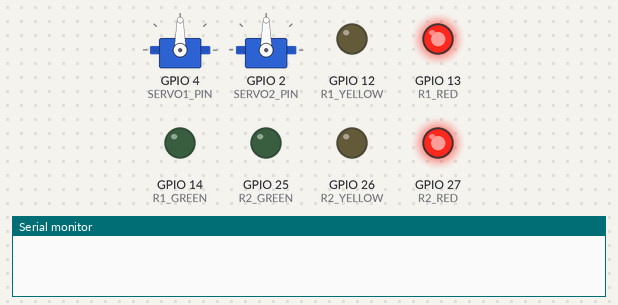
Recording of a sketch running on a simulated ESP32. Parts: 2 × servo, output pins drawn as LEDs (lit = HIGH), the last lines printed to the serial monitor.

Above: at 0.1 s.
At 2.1 s:
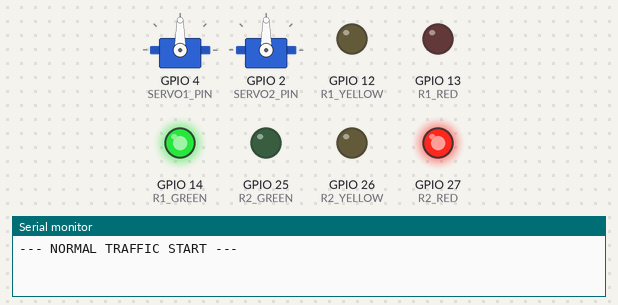
At 9.1 s:
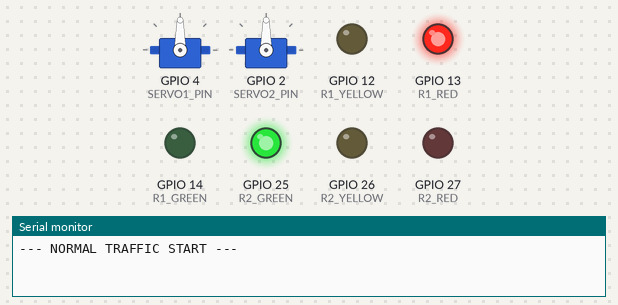
At 14.1 s:
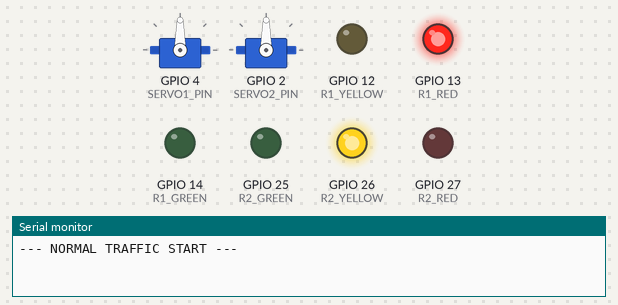
At 24.1 s:
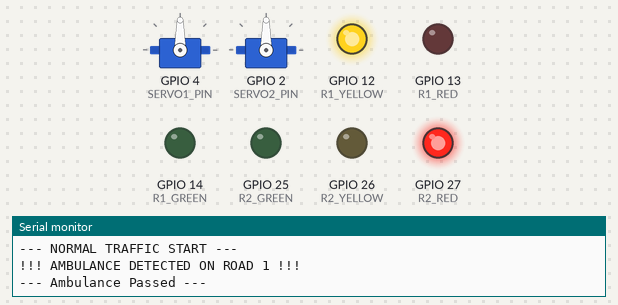
At 33.1 s:
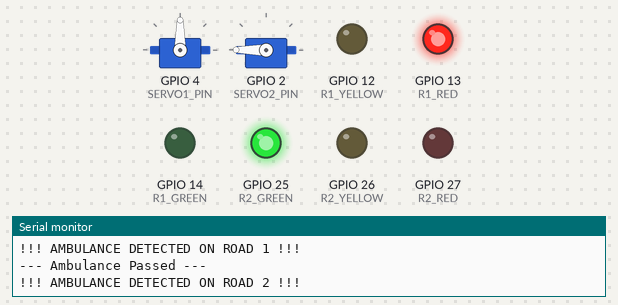
Timing chart, 0 to 34.6 s (numbered marks = the images above):
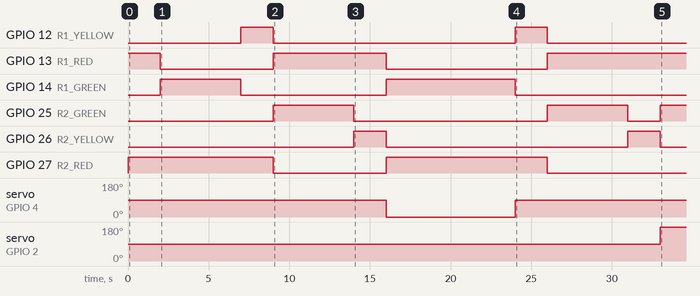

The sketch:

Traffic_FailSafe.ino
```cpp
/*
 * TRAFFIC SYSTEM - MOCK DEMO (CHOREOGRAPHED)
 *
 * USE CASE:
 * This acts out a script to demonstrate hardware features (Servos + Lights)
 * without requiring the AI or Wi-Fi to actually work.
 *
 * SCRIPT LOOP:
 * 1. Normal Traffic Cycle (Road 1 -> Road 2)
 * 2. EMERGENCY SIMULATION: Ambulance on Road 1 (Servo 1 closes)
 * 3. Normal Traffic Cycle
 * 4. EMERGENCY SIMULATION: Ambulance on Road 2 (Servo 2 closes)
 */

#include <ESP32Servo.h>

// --- PINS ---
#define R1_RED 13
#define R1_YELLOW 12
#define R1_GREEN 14

#define R2_RED 27
#define R2_YELLOW 26
#define R2_GREEN 25

#define SERVO1_PIN 4  // Road 1 Gate
#define SERVO2_PIN 2  // Road 2 Gate

Servo servo1;
Servo servo2;

// Standard Angles
int OPEN_GATE = 90;
int CLOSE_LEFT = 0;
int CLOSE_RIGHT = 180;

void setup() {
  Serial.begin(115200);

  // Setup LEDs
  pinMode(R1_RED, OUTPUT); pinMode(R1_YELLOW, OUTPUT); pinMode(R1_GREEN, OUTPUT);
  pinMode(R2_RED, OUTPUT); pinMode(R2_YELLOW, OUTPUT); pinMode(R2_GREEN, OUTPUT);

  // Setup Servos
  servo1.setPeriodHertz(50);
  servo1.attach(SERVO1_PIN, 500, 2400);
  servo2.setPeriodHertz(50);
  servo2.attach(SERVO2_PIN, 500, 2400);

  // Initialize: All Red, Gates Open
  servo1.write(OPEN_GATE);
  servo2.write(OPEN_GATE);
  digitalWrite(R1_RED, HIGH); digitalWrite(R2_RED, HIGH);

  delay(2000); // Wait 2 seconds before starting
}

void loop() {
  // ==========================================
  // SCENE 1: NORMAL TRAFFIC FLOW
  // ==========================================
  Serial.println("--- NORMAL TRAFFIC START ---");

  // Road 1 Green (5 Seconds)
  setLights("ROAD1");
  delay(5000);

  // Road 1 Yellow -> Red
  setLights("YELLOW_TO_R2");
  delay(2000);

  // Road 2 Green (5 Seconds)
  setLights("ROAD2");
  delay(5000);

  // Road 2 Yellow -> Red
  setLights("YELLOW_TO_R1");
  delay(2000);

  // ==========================================
  // SCENE 2: AMBULANCE ON ROAD 1 (VERTICAL)
  // ==========================================
  Serial.println("!!! AMBULANCE DETECTED ON ROAD 1 !!!");

  // 1. Force Road 1 Green immediately
  setLights("ROAD1");

  // 2. SIMULATION: Ambulance is in Right Lane, so we block Left Lane (Servo 0)
  // "Closing Gate to protect Ambulance Path..."
  servo1.write(CLOSE_LEFT);

  // 3. Hold this state for 8 seconds (Time for friend to move toy ambulance)
  delay(8000);

  // 4. Reset Servo
  servo1.write(OPEN_GATE);
  Serial.println("--- Ambulance Passed ---");

  // Transition back to normal
  setLights("YELLOW_TO_R2");
  delay(2000);

  // ==========================================
  // SCENE 3: NORMAL TRAFFIC BUFFER
  // ==========================================
  // Let Road 2 have a turn normally
  setLights("ROAD2");
  delay(5000);
  setLights("YELLOW_TO_R1");
  delay(2000);

  // ==========================================
  // SCENE 4: AMBULANCE ON ROAD 2 (HORIZONTAL)
  // ==========================================
  Serial.println("!!! AMBULANCE DETECTED ON ROAD 2 !!!");

  // 1. Force Road 2 Green
  setLights("ROAD2");

  // 2. SIMULATION: Ambulance in Left Lane, so we block Right Lane (Servo 180)
  servo2.write(CLOSE_RIGHT);

  // 3. Hold for 8 seconds
  delay(8000);

  // 4. Reset Servo
  servo2.write(OPEN_GATE);

  // Transition back
  setLights("YELLOW_TO_R1");
  delay(2000);

  // Loop restarts...
}

// Helper function to handle lights easily
void setLights(String state) {
  // Turn off all Yellows first
  digitalWrite(R1_YELLOW, LOW); digitalWrite(R2_YELLOW, LOW);

  if (state == "ROAD1") {
    digitalWrite(R1_GREEN, HIGH); digitalWrite(R1_RED, LOW);
    digitalWrite(R2_GREEN, LOW); digitalWrite(R2_RED, HIGH);
  }
  else if (state == "ROAD2") {
    digitalWrite(R1_GREEN, LOW); digitalWrite(R1_RED, HIGH);
    digitalWrite(R2_GREEN, HIGH); digitalWrite(R2_RED, LOW);
  }
  else if (state == "YELLOW_TO_R2") {
    digitalWrite(R1_GREEN, LOW); digitalWrite(R1_RED, LOW); digitalWrite(R1_YELLOW, HIGH);
    digitalWrite(R2_RED, HIGH);
  }
  else if (state == "YELLOW_TO_R1") {
    digitalWrite(R2_GREEN, LOW); digitalWrite(R2_RED, LOW); digitalWrite(R2_YELLOW, HIGH);
    digitalWrite(R1_RED, HIGH);
  }
}
```

Measured:
- by itself, GPIO 12 (R1_YELLOW), GPIO 26 (R2_YELLOW): alternates HIGH for 2.0 s and LOW for 15.0 s
- by itself, GPIO 13 (R1_RED): HIGH → LOW at 2.0 s, → HIGH 7.0 s later, → LOW 7.0 s later, → HIGH 10.0 s later
- by itself, GPIO 14 (R1_GREEN): LOW → HIGH at 2.0 s, → LOW 5.0 s later, → HIGH 9.0 s later, → LOW 8.0 s later
- by itself, GPIO 25 (R2_GREEN): goes HIGH 5.0 s, LOW 12.0 s, HIGH 5.0 s, LOW 2.0 s, then HIGH
- by itself, GPIO 27 (R2_RED): HIGH → LOW at 9.0 s, → HIGH 7.0 s later, → LOW 10.0 s later
- by itself, servo on GPIO 4 (SERVO1_PIN): 90° → 0° at 16.0 s, → 90° 8.0 s later
- by itself, servo on GPIO 2 (SERVO2_PIN): 90° → 180° at 33.0 s
